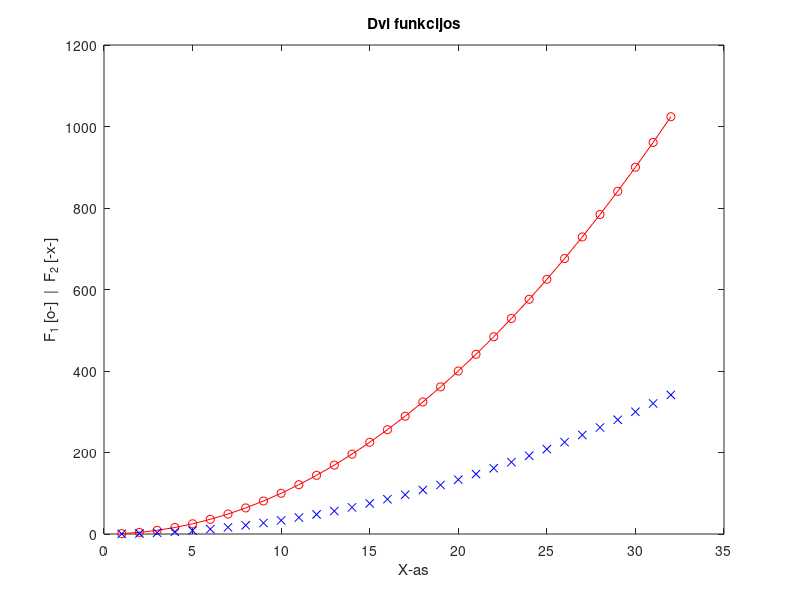

The MATLAB script that drew this image:
%% Laboratory Work 1 
% Name: Hasmitha
% Surname: Hariharan Sargunam
% Group: EDIFU-25/1
% Date: 11.09.2026

clc;
clear;
close all;
a = 5;
b = 3;

sum_result = a + b;
difference = a - b;
product = a * b;
division = a / b;

disp('Basic calculations:')
disp(sum_result)
disp(difference)
disp(product)
disp(division)

x = 1:32;
y = x.^2;

figure;
plot(x, y, 'o-r', x, y/3, 'xb')
title('Dvi funkcijos')
xlabel('X-as')
ylabel('F_1 [o-]  |  F_2 [-x-]')



N = 3; 
v = (N + 1) : 0.5 : (N + 4); % Result: [4, 4.5, 5, 5.5, 6, 6.5, 7]
A = [N,   N+1, N+2; 
     N+3, N+4, N+5; 
     N+6, N+7, N+8];
elem_a = A(3, 2);
elem_b = A(2:3, 1:2);
elem_c = A([1, 3], [1, 3]);
v_col = v(1:3)'; 
A_concatenated = [A, v_col];

disp('Matrix A:')
disp(A)
disp('Concatenated Matrix:')
disp(A_concatenated)
